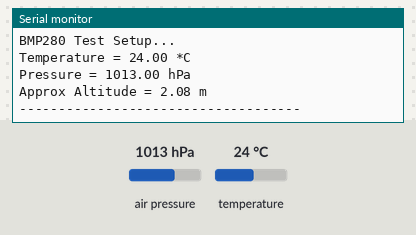
Recording of a sketch running on a simulated ESP32. On the bench: the last lines printed to the serial monitor. The inputs (shaded band) are chosen by the test bench; at power-on: air pressure 1013 hPa, temperature 24 °C.

Above: at 1.2 s.
1.3 s: air pressure set to 952 hPa
At 2.5 s:
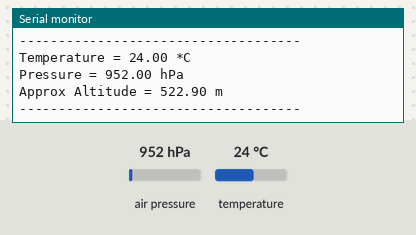
2.8 s: temperature set to 12 °C
4.3 s: air pressure set to 975 hPa
At 7.0 s:
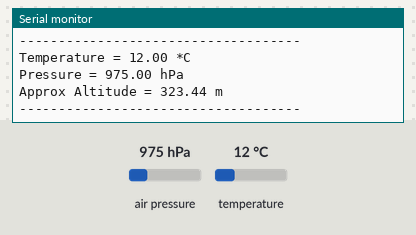
Timing chart, 0 to 8.5 s (numbered marks = the images above; inputs shaded):
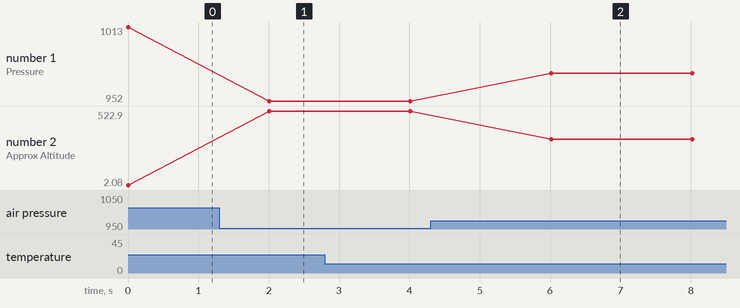

The sketch:

ESP_Weather_Forecast.ino
```cpp
#include <Wire.h>
#include <Adafruit_BMP280.h>

// Initialize the Adafruit BMP280 sensor using I2C
Adafruit_BMP280 bmp;

void setup() {
  Serial.begin(115200);
  while (!Serial); // Wait for serial monitor to connect
  Serial.println(F("BMP280 Test Setup..."));

  // Start I2C communication on default ESP32 pins (SDA=21, SCL=22)
  // 0x76 is the standard I2C address for most cheap BMP280 modules.
  // If it fails, try changing the address to 0x77.
  unsigned status = bmp.begin(0x76);

  if (!status) {
    Serial.println(F("Could not find a valid BMP280 sensor, check wiring!"));
    Serial.print("SensorID was: 0x");
    Serial.println(bmp.sensorID(), HEX);
    while (1) delay(10); // Halt program if sensor is missing
  }

  /* Default settings from the datasheet for normal indoor use */
  bmp.setSampling(Adafruit_BMP280::MODE_NORMAL,     /* Operating Mode. */
                  Adafruit_BMP280::SAMPLING_X2,     /* Temp. oversampling */
                  Adafruit_BMP280::SAMPLING_X16,    /* Pressure oversampling */
                  Adafruit_BMP280::FILTER_X16,      /* Filtering. */
                  Adafruit_BMP280::STANDBY_MS_500); /* Standby time. */
}

void loop() {
    // Read and print Temperature
    Serial.print(F("Temperature = "));
    Serial.print(bmp.readTemperature());
    Serial.println(" *C");

    // Read and print Barometric Pressure
    Serial.print(F("Pressure = "));
    Serial.print(bmp.readPressure() / 100.0F); // Convert Pascals to hPa
    Serial.println(" hPa");

    // Calculate approximate Altitude based on standard sea-level pressure (1013.25 hPa)
    Serial.print(F("Approx Altitude = "));
    Serial.print(bmp.readAltitude(1013.25));
    Serial.println(" m");

    Serial.println("------------------------------------");
    delay(2000); // Take a reading every 2 seconds
}
```

Measured:
- after the input at 1.3 s, the serial monitor: prints a new line after 0.71 s (image 1)
- after the input at 4.3 s, the serial monitor: prints a new line after 1.7 s (image 2)
- plotted number 1: 1013 → 952 after the input at 1.3 s, 952 → 975 after the input at 4.3 s
- plotted number 2: 2.08 → 522.9 after the input at 1.3 s, 522.9 → 323.44 after the input at 4.3 s
